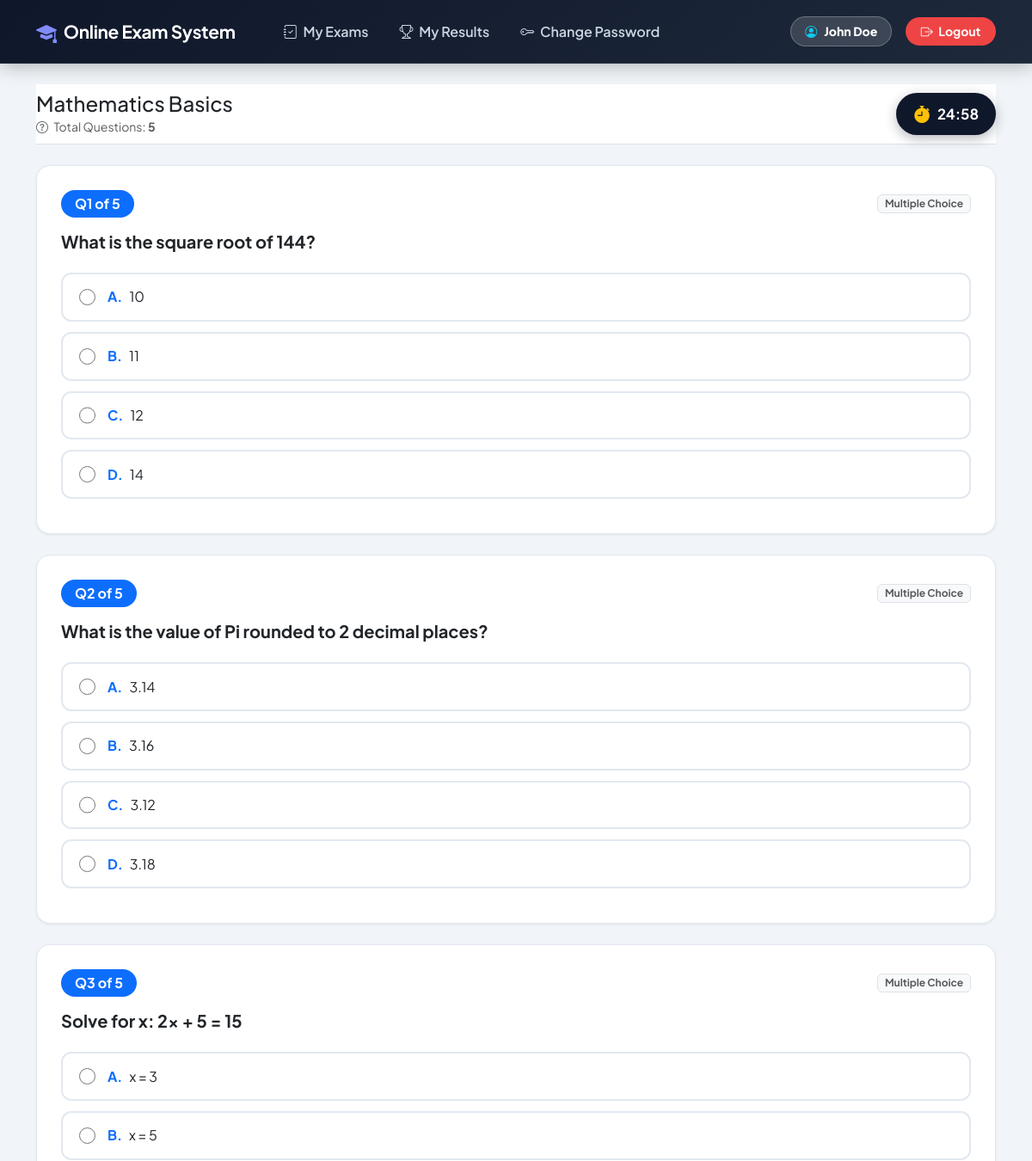
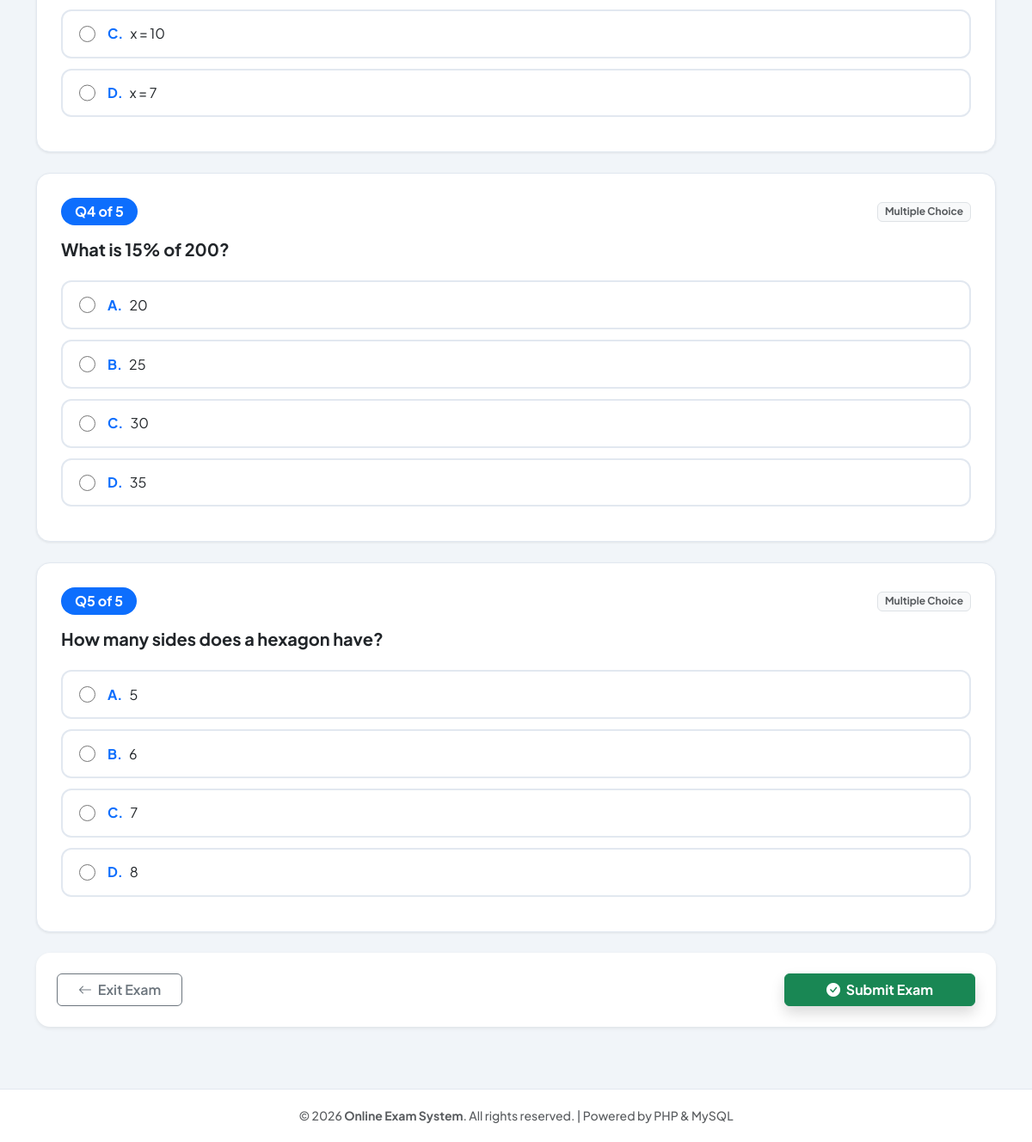
/student/exam.php?id=3 (signed in), run on the app's committed database (2 pictures, top to bottom).
### tables this page shows
CREATE TABLE IF NOT EXISTS exams (
    id INT AUTO_INCREMENT PRIMARY KEY,
    title VARCHAR(150) NOT NULL,
    duration_minutes INT NOT NULL DEFAULT 30,
    result_mode VARCHAR(20) NOT NULL DEFAULT 'instant'
);

CREATE TABLE IF NOT EXISTS questions (
    id INT AUTO_INCREMENT PRIMARY KEY,
    question_text TEXT NOT NULL,
    question_type VARCHAR(20) NOT NULL DEFAULT 'mcq',
    option_a VARCHAR(255) NULL,
    option_b VARCHAR(255) NULL,
    option_c VARCHAR(255) NULL,
    option_d VARCHAR(255) NULL,
    correct_option CHAR(1) NULL,
    exam_id INT NOT NULL,
    FOREIGN KEY (exam_id) REFERENCES exams(id) ON DELETE CASCADE
);

### student/exam.php (the view, shortened to what this page needs)
<?php
include '../includes/header.php';
include '../config/db.php';
$exam_id = isset($_GET['id']) ? (int)$_GET['id'] : 0;
$stmt = mysqli_prepare($conn, "SELECT * FROM exams WHERE id = ? LIMIT 1");
mysqli_stmt_bind_param($stmt, "i", $exam_id);
mysqli_stmt_execute($stmt);
$res_exam = mysqli_stmt_get_result($stmt);
$exam = ($res_exam ? mysqli_fetch_assoc($res_exam) : null);
$questions_res = mysqli_query($conn, "SELECT * FROM questions WHERE exam_id = " . (int)$exam_id . " ORDER BY id ASC");
$questions     = [];
if ($questions_res) {
    while ($q = mysqli_fetch_assoc($questions_res)) {
        $questions[] = $q;
    }
}
$duration        = (int)($exam['duration_minutes'] ?? 30);
$total_questions = count($questions);
?>
<div class="d-flex justify-content-between align-items-center mb-4 flex-wrap gap-2 sticky-top bg-body py-2 z-3 border-bottom">
    <div>
        <h4 class="fw-extrabold mb-0 text-dark"><?php echo htmlspecialchars($exam['title']); ?></h4>
        <small class="text-muted"><i class="bi bi-question-circle me-1"></i> Total Questions: <strong><?php echo $total_questions; ?></strong></small>
    </div>
    <div class="d-flex align-items-center gap-3">
        <div class="timer-box" id="timerContainer">
            <i class="bi bi-stopwatch-fill text-warning fs-5"></i>
            <span id="timerText"><?php echo sprintf('%02d:00', $duration); ?></span>
        </div>
    </div>
</div>
<?php if ($total_questions === 0): ?>
    <div class="card shadow-sm border-0 rounded-4 p-5 text-center my-4">
        <i class="bi bi-exclamation-circle fs-1 text-warning d-block mb-3"></i>
        <h5 class="fw-bold">No Questions in This Exam</h5>
        <p class="text-muted">Questions have not been uploaded for this exam yet. Please contact your instructor.</p>
        <div>
            <a href="dashboard.php" class="btn btn-primary fw-bold px-4">Back to Dashboard</a>
        </div>
    </div>
<?php else: ?>
    <form method="POST" action="result.php" id="examForm" onsubmit="return confirmSubmission();">
        <?php foreach ($questions as $index => $q):
            $q_num  = $index + 1;
            $is_desc = (($q['question_type'] ?? 'mcq') === 'descriptive');
        ?>
            <div class="question-card shadow-sm mb-4">
                <div class="d-flex align-items-center justify-content-between mb-3">
                    <span class="badge bg-primary rounded-pill px-3 py-2 fs-6">Q<?php echo $q_num; ?> of <?php echo $total_questions; ?></span>
                    <?php if ($is_desc): ?>
                        <span class="badge bg-warning text-dark border"><i class="bi bi-pencil-square me-1"></i> Descriptive Question</span>
                    <?php else: ?>
                        <span class="badge bg-light text-muted border">Multiple Choice</span>
                    <?php endif; ?>
                </div>
                <h5 class="fw-bold text-dark mb-4"><?php echo htmlspecialchars($q['question_text']); ?></h5>
                <?php if ($is_desc): ?>
                    <div class="mb-3">
                        <label class="form-label fw-semibold text-muted">
                            <i class="bi bi-pencil text-primary me-1"></i> Write your detailed response:
                        </label>
                        <textarea name="descriptive_answer[<?php echo $q['id']; ?>]"
                                  class="form-control descriptive-input p-3 shadow-sm rounded-3"
                                  rows="5"
                                  placeholder="Type your answer here..."
                                  maxlength="5000"></textarea>
                    </div>
                <?php else: ?>
                    <div class="options-container">
                        <label class="option-wrapper w-100" id="wrapper_<?php echo $q['id']; ?>_A">
                            <input type="radio" name="answer[<?php echo $q['id']; ?>]" value="A" onchange="selectOption(<?php echo $q['id']; ?>, 'A')">
                            <span class="fw-bold me-2 text-primary">A.</span>
                            <span class="text-dark"><?php echo htmlspecialchars($q['option_a']); ?></span>
                        </label>
                        <label class="option-wrapper w-100" id="wrapper_<?php echo $q['id']; ?>_B">
                            <input type="radio" name="answer[<?php echo $q['id']; ?>]" value="B" onchange="selectOption(<?php echo $q['id']; ?>, 'B')">
                            <span class="fw-bold me-2 text-primary">B.</span>
                            <span class="text-dark"><?php echo htmlspecialchars($q['option_b']); ?></span>
                        </label>
                        <label class="option-wrapper w-100" id="wrapper_<?php echo $q['id']; ?>_C">
                            <input type="radio" name="answer[<?php echo $q['id']; ?>]" value="C" onchange="selectOption(<?php echo $q['id']; ?>, 'C')">
                            <span class="fw-bold me-2 text-primary">C.</span>
                            <span class="text-dark"><?php echo htmlspecialchars($q['option_c']); ?></span>
                        </label>
                        <label class="option-wrapper w-100" id="wrapper_<?php echo $q['id']; ?>_D">
                            <input type="radio" name="answer[<?php echo $q['id']; ?>]" value="D" onchange="selectOption(<?php echo $q['id']; ?>, 'D')">
                            <span class="fw-bold me-2 text-primary">D.</span>
                            <span class="text-dark"><?php echo htmlspecialchars($q['option_d']); ?></span>
                        </label>
                    </div>
                <?php endif; ?>
            </div>
        <?php endforeach; ?>
        <div class="card shadow-sm border-0 rounded-4 p-4 mb-5">
            <div class="d-flex justify-content-between align-items-center">
                <a href="dashboard.php" class="btn btn-outline-secondary px-4 fw-semibold" onclick="return confirm('Are you sure you want to exit? Your exam progress will not be saved.');">
                    <i class="bi bi-arrow-left me-1"></i> Exit Exam
                </a>
                <button type="submit" class="btn btn-success px-5 py-2.5 fw-bold shadow">
                    <i class="bi bi-check-circle-fill me-1"></i> Submit Exam
                </button>
            </div>
        </div>
    </form>
<?php endif; ?>
<?php include '../includes/footer.php'; ?>

### css/style.css (style rules this page uses)
:root { --primary-color: #4f46e5; --primary-hover: #4338ca; --secondary-color: #64748b; --success-color: #10b981; --danger-color: #ef4444; --warning-color: #f59e0b; --info-color: #06b6d4; --bg-body: #f1f5f9; --card-bg: #ffffff; --text-main: #0f172a; --text-muted: #64748b; --border-color: #cbd5e1; --shadow-sm: 0 1px 3px rgba(0,0,0,0.08); --shadow-md: 0 4px 14px rgba(15, 23, 42, 0.1); --shadow-lg: 0 12px 28px rgba(15, 23, 42, 0.15); }
body { background-color: var(--bg-body) !important; color: var(--text-main) !important; font-family: 'Plus Jakarta Sans', -apple-system, BlinkMacSystemFont, sans-serif; min-height: 100vh; display: flex; flex-direction: column; }
.question-card { background: #ffffff !important; border: 1px solid #e2e8f0 !important; border-radius: 16px !important; padding: 1.75rem !important; margin-bottom: 1.5rem !important; box-shadow: var(--shadow-sm) !important; }
.option-wrapper { display: flex; align-items: center; padding: 0.9rem 1.2rem; border: 2px solid #e2e8f0; border-radius: 12px; margin-bottom: 0.75rem; cursor: pointer; background: #ffffff; transition: all 0.2s ease; }
.option-wrapper input[type="radio"] { margin-right: 0.85rem; width: 1.2rem; height: 1.2rem; accent-color: #4f46e5; }
.timer-box { background: #0f172a !important; color: #ffffff !important; padding: 0.6rem 1.25rem !important; border-radius: 30px !important; font-weight: 700 !important; font-size: 1.05rem !important; display: inline-flex !important; align-items: center !important; gap: 0.5rem !important; box-shadow: 0 4px 14px rgba(15, 23, 42, 0.3) !important; }

### data on the page
exams: title "Mathematics Basics"
questions: q_num "1", question_type "Multiple Choice", question_text "What is the square root of 144?", option_a "10", option_b "11", option_c "12", option_d "14"
questions: q_num "2", question_type "Multiple Choice", question_text "What is the value of Pi rounded to 2 decimal places?", option_a "3.14", option_b "3.16", option_c "3.12", option_d "3.18"
questions: q_num "3", question_type "Multiple Choice", question_text "Solve for x: 2x + 5 = 15", option_a "x = 3", option_b "x = 5", option_c "x = 10", option_d "x = 7"
questions: q_num "4", question_type "Multiple Choice", question_text "What is 15% of 200?", option_a "20", option_b "25", option_c "30", option_d "35"
questions: q_num "5", question_type "Multiple Choice", question_text "How many sides does a hexagon have?", option_a "5", option_b "6", option_c "7", option_d "8"

### other printed values
$_SESSION['student_name'] "John Doe"
$total_questions "5"
